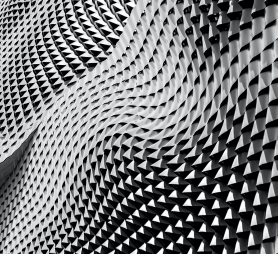
#> input picture Tugas-4/image02.png, 278 x 254 px
$ python 'Gaussian Lowpass Filter & Ideal Highpass Filter.py'
#> lines starting #> are read from the running program, lines starting #| are printed output that depends on the picture; after the words box and inside, x2 and y2 are one past the last pixel; in counts of white or black regions, pixels touching at a corner belong together
# Tiara Juli Arsita
# F55121053

import cv2
import numpy as np
from matplotlib import pyplot as plt

# Load  the image
img = cv2.imread('image02.png', 0)
#> img: shape (254, 278); min 0, max 253, mean 119.8

# Define the filter parameters
d0 = 50      # Cut-off frequency
sigma = 10   # Standard deviation of Gaussian distribution

# Gaussian Lowpass Filter
rows, cols = img.shape
#> rows = 254; cols = 278
crow, ccol = rows//2, cols//2
#> crow = 127; ccol = 139
mask = np.zeros((rows, cols), np.float32)
for i in range(rows):
    for j in range(cols):
        d = np.sqrt((i-crow)**2 + (j-ccol)**2)
        mask[i,j] = np.exp(-((d**2)/(2*(sigma**2))))
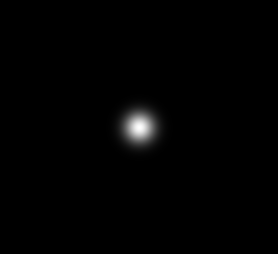
#> mask: shape (254, 278) float32; min 0, max 1, mean 0.0089
fshift = np.fft.fftshift(np.fft.fft2(img))
fshift_filtered = fshift * mask
img_filtered_gaussian = np.abs(np.fft.ifft2(np.fft.ifftshift(fshift_filtered)))
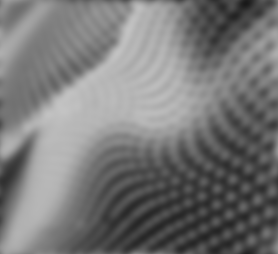
#> img_filtered_gaussian: shape (254, 278) float64; min 25.4, max 195.9, mean 119.8

# Ideal Highpass Filter
mask = np.ones((rows, cols), np.uint8)
cv2.circle(mask, (ccol, crow), d0, 0, -1)
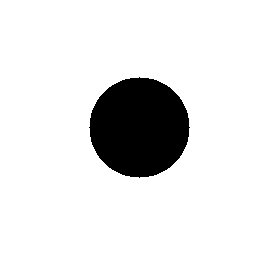
#> mask: shape (254, 278); values 0 (black) and 1 (white), 88.9% white; 1 black region, box (x1, y1, x2, y2) and area: (89, 77, 190, 178) 7845
fshift = np.fft.fftshift(np.fft.fft2(img))
fshift_filtered = fshift * mask
img_filtered_ideal = np.abs(np.fft.ifft2(np.fft.ifftshift(fshift_filtered)))
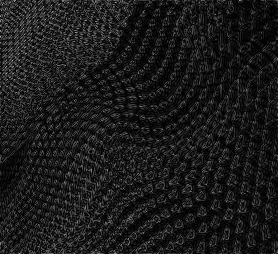
#> img_filtered_ideal: shape (254, 278) float64; min 0.000326, max 185, mean 27.1

# Display the results
plt.subplot(131), plt.imshow(img, cmap='gray')
plt.title('Input Image'), plt.xticks([]), plt.yticks([])
plt.subplot(132), plt.imshow(img_filtered_gaussian, cmap='gray')
plt.title('Gaussian Lowpass Filter'), plt.xticks([]), plt.yticks([])
plt.subplot(133), plt.imshow(img_filtered_ideal, cmap='gray')
plt.title('Ideal Highpass Filter'), plt.xticks([]), plt.yticks([])
plt.show()

$ run again, with Tugas-4/image01.png copied over Tugas-4/image02.png
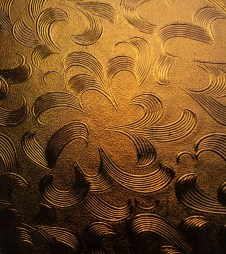
#> input picture Tugas-4/image01.png, 226 x 254 px
#> `cv2.circle(mask, (ccol, crow), d0, 0, -1)`:
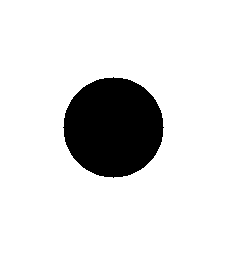
#> mask: shape (254, 226); values 0 (black) and 1 (white), 86.3% white; 1 black region, box (x1, y1, x2, y2) and area: (63, 77, 164, 178) 7845
#> `img_filtered_ideal = np.abs(np.fft.ifft2(np.fft.ifftshift(fshift_filte..`:
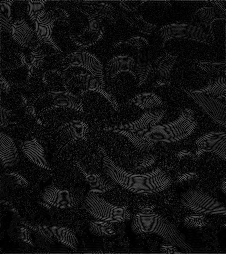
#> img_filtered_ideal: shape (254, 226) float64; min 0.000553, max 111.2, mean 17

$ run again, with Tugas-4/image03.png copied over Tugas-4/image02.png
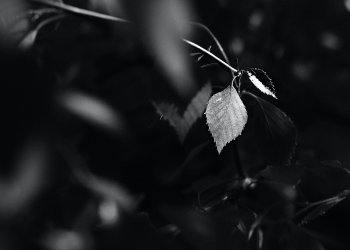
#> input picture Tugas-4/image03.png, 350 x 250 px
#> `cv2.circle(mask, (ccol, crow), d0, 0, -1)`:
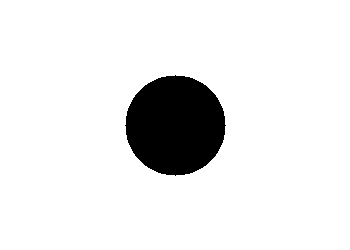
#> mask: shape (250, 350); values 0 (black) and 1 (white), 91% white; 1 black region, box (x1, y1, x2, y2) and area: (125, 75, 226, 176) 7845
#> `img_filtered_ideal = np.abs(np.fft.ifft2(np.fft.ifftshift(fshift_filte..`:
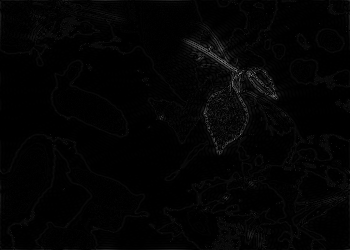
#> img_filtered_ideal: shape (250, 350) float64; min 2.77e-05, max 146.6, mean 3.8

$ run again, with Tugas-4/image04.png copied over Tugas-4/image02.png
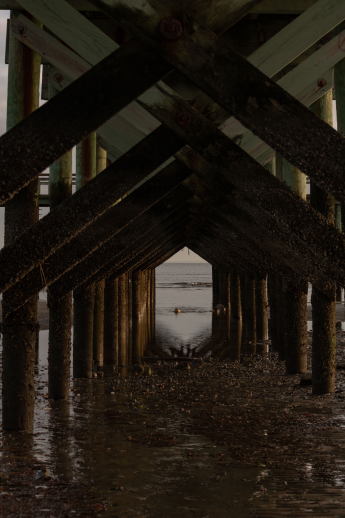
#> input picture Tugas-4/image04.png, 345 x 518 px
#> `cv2.circle(mask, (ccol, crow), d0, 0, -1)`:
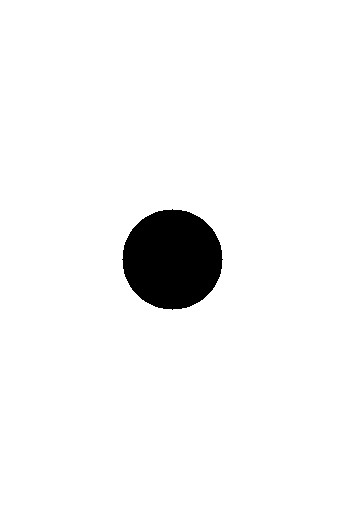
#> mask: shape (518, 345); values 0 (black) and 1 (white), 95.6% white; 1 black region, box (x1, y1, x2, y2) and area: (122, 209, 223, 310) 7845
#> `img_filtered_ideal = np.abs(np.fft.ifft2(np.fft.ifftshift(fshift_filte..`:
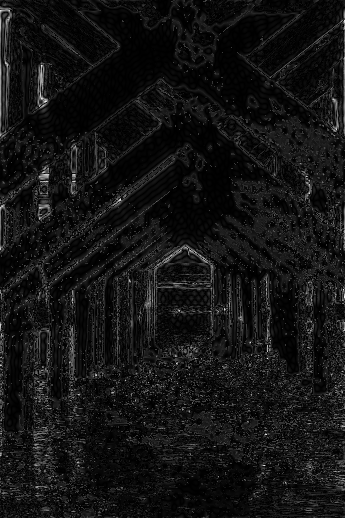
#> img_filtered_ideal: shape (518, 345) float64; min 4.08e-05, max 89.59, mean 6.9; drawn with min black and max white
